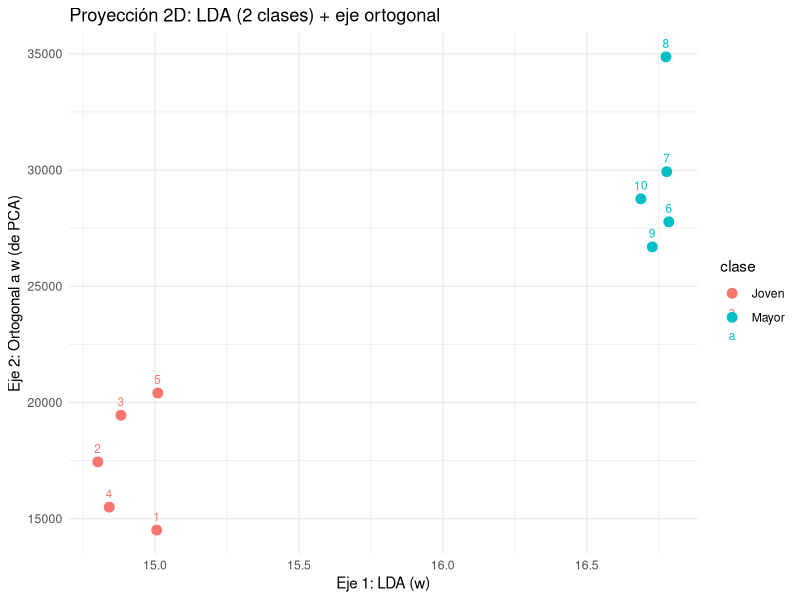

Write the R code that produced this figure.
## ---- chunk 1
datos <- data.frame(
  id = 1:10,
  edad = c(25,28,32,29,35,50,55,60,48,52),
  ingresos = c(15000,18000,20000,16000,21000,28000,30000,35000,27000,29000),
  hijos = c(0,1,2,1,2,3,2,4,3,2),
  gastos_medicos = c(2000,2500,3000,2200,3100,6000,7000,8000,5500,6200),
  ejercicio = c(6,5,3,4,2,1,0,1,2,0),
  imc = c(22,24,27,23,28,30,31,29,28,32),
  clase = factor(c("Joven","Joven","Joven","Joven","Joven","Mayor","Mayor","Mayor","Mayor","Mayor"))
)


datos

## ---- chunk 2
# Matriz de variables numéricas (en el orden indicado)
X <- as.matrix(datos[, c("edad","ingresos","hijos","gastos_medicos","ejercicio","imc")])
clase <- datos$clase
niveles <- levels(clase)   # c("Joven", "Mayor")
d <- ncol(X)               # número de variables (6)

## ---- chunk 3
# Lista de medias por clase (cada elemento es un vector de longitud d)
mu_por_clase <- lapply(niveles, function(k) colMeans(X[clase == k, , drop = FALSE]))
names(mu_por_clase) <- niveles

mu_por_clase
# $Joven: c(29.8, 18000, 1.2, 2560, 4.0, 24.8)
# $Mayor: c(53.0, 29800, 2.8, 6540, 0.8, 30.0)

## ---- chunk 4
SW <- matrix(0, nrow = d, ncol = d)

for (k in niveles) {
  Xk <- X[clase == k, , drop = FALSE]          # submatriz de la clase k (n_k x d)
  mu_k <- mu_por_clase[[k]]                     # vector de medias de la clase k (long d)
  Mk <- sweep(Xk, 2, mu_k, FUN = "-")           # centrar: Xk - mu_k (n_k x d)
  SW <- SW + t(Mk) %*% Mk                       # scatter de clase y suma
}

# Mostrar con redondeo
round(SW, 2)

## ---- chunk 5
cols <- c("edad","ingresos","hijos","gastos_medicos","ejercicio","imc")  # orden deseado
X <- as.matrix(datos[, cols])     # matriz numérica N x d
clase <- datos$clase              # factor de clases
niveles <- levels(clase)          # niveles de clase (p.ej., "Joven", "Mayor")
d <- ncol(X)                      # número de variables (d)

# --- 3) Media global ---
mu_global <- colMeans(X)          # vector (long d) con medias globales

# --- 4) Construcción de S_B según: S_B = sum_k n_k * (mu_k - mu)(mu_k - mu)^T ---
SB <- matrix(0, nrow = d, ncol = d)         # inicializa matriz d x d en ceros

for (k in niveles) {                        # recorre cada clase k
  Xk <- X[clase == k, , drop = FALSE]       # submatriz de la clase k (n_k x d)
  mu_k <- colMeans(Xk)                      # medias por clase (vector long d)
  nk <- nrow(Xk)                            # tamaño de la clase k
  diff <- matrix(mu_k - mu_global, ncol = 1)  # vector columna (d x 1) con (mu_k - mu)
  SB <- SB + nk * (diff %*% t(diff))        # acumula n_k * producto exterior (d x d)
}

SB
## ---- chunk 6
# Medias por clase
muJ <- colMeans(X[clase=="Joven", , drop=FALSE])
muM <- colMeans(X[clase=="Mayor", , drop=FALSE])
d <- muM - muJ   # vector diferencia de media
d
## ---- chunk 7
# Resolver el sistema
w <- solve(SW, d)   # w = SW^{-1} d
cat("\nSolución w (sin normalizar):\n")
print(round(w, 6))

# Normalizar w
w_norm <- w / sqrt(sum(w^2))
cat("\nVector w normalizado (||w||=1):\n")
print(round(w_norm, 4))

## ---- chunk 8

# Numerador: w^T SB w
numerador <- as.numeric(t(w) %*% SB %*% w)

# Denominador: w^T SW w
denominador <- as.numeric(t(w) %*% SW %*% w)

# Razón de Fisher
J <- numerador / denominador

# Mostrar resultados
paste0("Numerador (w^T SB w)      :", numerador)
paste0("Denominador (w^T SW w)    :", denominador)
paste0("Razón de Fisher J(w)      :", J)
## ---- chunk 9
w_norm
X
D1 = as.numeric(X %*% w_norm)
D1
## ---- chunk 10
# Datos centrados
Xc1 <- scale(X, center = TRUE, scale = FALSE)          # centrar por media global
mu_global <- colMeans(X)
Xc2 <- sweep(X, 2, mu_global, FUN = "-") # Aplica alguna operación matricial de una matriz/data.frame sobre un vector por fila o por columna, la operación es reitierativa, sin necesidad de un ciclo explícito, similar a funciones apply
Xc1
Xc2

Xc <- Xc2   # o bien puede ser Xc <-Xc1
Xc
## ---- chunk 11

# Componentes principales de los datos centrados
pca <- prcomp(Xc, center = FALSE, scale. = FALSE)
print("Los autovalores o matriz de covarianzas")
PC <- as.data.frame(pca$rotation)
print(PC)

print ("pc1")
pc1 <- PC[,1]
print(round(pc1, 4))



## ---- chunk 12
# --- 1. Definir los vectores de 5 dimensiones ---
u <- c(2, -1, 3, 0, 4)
v <- c(1, 2, 1, 3, 1)

# --- 2. Implementar la fórmula de Gram-Schmidt ---

# 2a. Calcular el producto escalar (numerador: u · v)
# El producto escalar es la suma del producto elemento a elemento
u_dot_v <- sum(u * v)
# Resultado: 7

# 2b. Calcular el cuadrado de la norma (denominador: ||v||^2)
v_norm_sq <- sum(v * v)
# Resultado: 16

# 2c. Calcular el escalar (coeficiente de la proyección)
escalar <- u_dot_v / v_norm_sq
# Resultado: 0.4375

# 2d. Calcular la Proyección Vectorial (Proy_v u)
proyeccion <- escalar * v

# 2e. Calcular el vector Ortogonal (u_perpendicular = u - Proy_v u)
u_ortogonal <- u - proyeccion

cat("--- Vectores ---\n")
cat("Vector V: ", v, "\n")
cat("Vector U: ", u, "\n")
cat("\nVector U ortogonal a V (Gram-Schmidt):\n")
print(u_ortogonal)

# --- 3. Comprobación de Ortogonalidad ---
# El producto escalar del resultado con V debe ser 0.
comprobacion <- sum(u_ortogonal * v)

cat("\n--- Comprobación ---\n")
cat("Producto Escalar (U_ortogonal · V): ", comprobacion, "\n")
## ---- chunk 13

# Ortogonalziar
print("Ortogonalizar")
orto <- pc1 - sum(pc1 * w_norm) * w_norm

orto




## ---- chunk 14
# Proyección sobre el primer componente
orto <- pc1 - sum(pc1 * w) * w

# Si NO quisieras normalizar w, usarías:
# v2_star <- pc1 - (sum(pc1 * w) / sum(w * w)) * w

# Normaliza D2 (dirección unitaria)
D2_antes <- orto / sqrt(sum(orto^2))
D2_antes
D2 <- as.numeric(X  %*% D2_antes)  # que hace?
D2
## ---- chunk 15
# Adjuntar al dataset original
#res <- as.data.frame(D1, D2)
#res
## ---- chunk 16
dimensiones <- data.frame(
  id = datos$id,
  clase = clase,
  D1 = round(D1, 4),
  D2 = round(D2, 4)
)

# Dimensiones 
print(dimensiones)


## ---- chunk 17
library(ggplot2)
ggplot(dimensiones, aes(x = D1, y = D2, color = clase, label = id)) +
  geom_point(size = 3) +
  geom_text(vjust = -1, size = 3) +
  labs(x = "Eje 1: LDA (w)", y = "Eje 2: Ortogonal a w (de PCA)", 
       title = "Proyección 2D: LDA (2 clases) + eje ortogonal") +
  theme_minimal()
## ---- chunk 18
# Asumo que ya tienes:
# datos (data.frame), cols <- c("edad","ingresos","hijos","gastos_medicos","ejercicio","imc")
X <- as.matrix(datos[, cols])
# w = tu vector LDA (normalizado o lo normalizamos aquí)
w <- c(0.346346, -0.000414, 0.219280, -0.000217, 0.837197, 0.362024)
w <- w / sqrt(sum(w^2))  # asegurar norma 1

# 1) Matriz de covarianzas global: S = cov(X centrado)
Xc <- scale(X, center = TRUE, scale = FALSE)
S  <- cov(Xc)

# 2) PCA: autovectores de S (cada columna es un PC)
eig <- eigen(S)
v1  <- eig$vectors[, 1]     # PC1 (dirección de máxima varianza global)

# 3) Ortogonalizar PC1 respecto a w (Gram–Schmidt)
v2_star <- v1 - sum(v1 * w) * w
v2 <- v2_star / sqrt(sum(v2_star^2))  # normalizar

# (opcional) Alinear el signo para que z2 salga positivo (estético):
# si quieres que la mayoría de z2 sean positivos, puedes hacer:
if (sum((X %*% v2)) < 0) v2 <- -v2

# 4) Proyección
#   a) Si quieres replicar los valores grandes que observaste (del orden de 1e4~3e4):
z2 <- as.numeric(X %*% v2)      # usando X sin centrar
#   b) Si prefieres proyección centrada alrededor de 0:
# z2 <- as.numeric(Xc %*% v2)   # usando X centrado

# 5) (Opcional) z1 para tener ambos ejes
z1 <- as.numeric(X %*% w)

# 6) Verificación de ortogonalidad (de direcciones, no de proyecciones):
cat("w·v2 (debe ~0):", sum(w * v2), "\n")

# 7) Tabla con las dos coordenadas
proj2d <- data.frame(id = datos$id, clase = datos$clase,
                     z1_LDA = round(z1, 4),
                     z2_aux = round(z2, 2))
print(proj2d)

